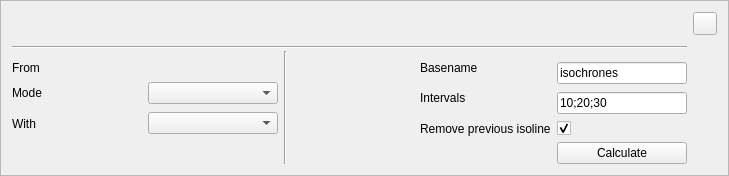
<?xml version="1.0" encoding="UTF-8"?>
<ui version="4.0">
 <class>KadasPluginManagerBase</class>
 <widget class="QFrame" name="KadasPluginManagerBase">
  <property name="geometry">
   <rect>
    <x>0</x>
    <y>0</y>
    <width>729</width>
    <height>176</height>
   </rect>
  </property>
  <property name="windowTitle">
   <string>Frame</string>
  </property>
  <property name="frameShape">
   <enum>QFrame::StyledPanel</enum>
  </property>
  <property name="frameShadow">
   <enum>QFrame::Raised</enum>
  </property>
  <layout class="QGridLayout" name="gridLayout">
   <item row="0" column="5">
    <widget class="QToolButton" name="btnClose">
     <property name="sizePolicy">
      <sizepolicy hsizetype="Maximum" vsizetype="Fixed">
       <horstretch>0</horstretch>
       <verstretch>0</verstretch>
      </sizepolicy>
     </property>
     <property name="text">
      <string/>
     </property>
     <property name="icon">
      <iconset theme="close">
       <normaloff>.</normaloff>.</iconset>
     </property>
    </widget>
   </item>
   <item row="1" column="0" rowspan="2" colspan="5">
    <widget class="Line" name="line">
     <property name="orientation">
      <enum>Qt::Horizontal</enum>
     </property>
    </widget>
   </item>
   <item row="2" column="2" rowspan="7" colspan="2">
    <widget class="Line" name="line_2">
     <property name="orientation">
      <enum>Qt::Vertical</enum>
     </property>
    </widget>
   </item>
   <item row="3" column="0">
    <widget class="QLabel" name="labelFrom">
     <property name="text">
      <string>From</string>
     </property>
    </widget>
   </item>
   <item row="3" column="3">
    <widget class="QLabel" name="labelBasename">
     <property name="text">
      <string>Basename</string>
     </property>
    </widget>
   </item>
   <item row="3" column="4" rowspan="2">
    <widget class="QLineEdit" name="lineEditBasename">
     <property name="sizePolicy">
      <sizepolicy hsizetype="Preferred" vsizetype="Fixed">
       <horstretch>0</horstretch>
       <verstretch>0</verstretch>
      </sizepolicy>
     </property>
     <property name="text">
      <string>isochrones</string>
     </property>
    </widget>
   </item>
   <item row="4" column="0" rowspan="2">
    <widget class="QLabel" name="labelReachabiliyMode">
     <property name="text">
      <string>Mode</string>
     </property>
    </widget>
   </item>
   <item row="4" column="1" rowspan="2">
    <widget class="QComboBox" name="comboBoxReachibiliyMode"/>
   </item>
   <item row="5" column="3">
    <widget class="QLabel" name="labelIntervals">
     <property name="text">
      <string>Intervals</string>
     </property>
    </widget>
   </item>
   <item row="5" column="4" rowspan="2">
    <widget class="QLineEdit" name="lineEditIntervals">
     <property name="sizePolicy">
      <sizepolicy hsizetype="Preferred" vsizetype="Fixed">
       <horstretch>0</horstretch>
       <verstretch>0</verstretch>
      </sizepolicy>
     </property>
     <property name="text">
      <string>10;20;30</string>
     </property>
    </widget>
   </item>
   <item row="6" column="0" rowspan="2">
    <widget class="QLabel" name="labelWith">
     <property name="text">
      <string>With</string>
     </property>
    </widget>
   </item>
   <item row="6" column="1" rowspan="2">
    <widget class="QComboBox" name="comboBoxVehicles"/>
   </item>
   <item row="7" column="3">
    <widget class="QLabel" name="labelRemovePrevious">
     <property name="text">
      <string>Remove previous isoline</string>
     </property>
    </widget>
   </item>
   <item row="7" column="4">
    <widget class="QCheckBox" name="checkBoxRemovePrevious">
     <property name="text">
      <string/>
     </property>
     <property name="checked">
      <bool>true</bool>
     </property>
    </widget>
   </item>
   <item row="8" column="4">
    <widget class="QPushButton" name="btnCalculate">
     <property name="sizePolicy">
      <sizepolicy hsizetype="Preferred" vsizetype="Fixed">
       <horstretch>0</horstretch>
       <verstretch>0</verstretch>
      </sizepolicy>
     </property>
     <property name="text">
      <string>Calculate</string>
     </property>
    </widget>
   </item>
  </layout>
 </widget>
 <resources/>
 <connections/>
</ui>
